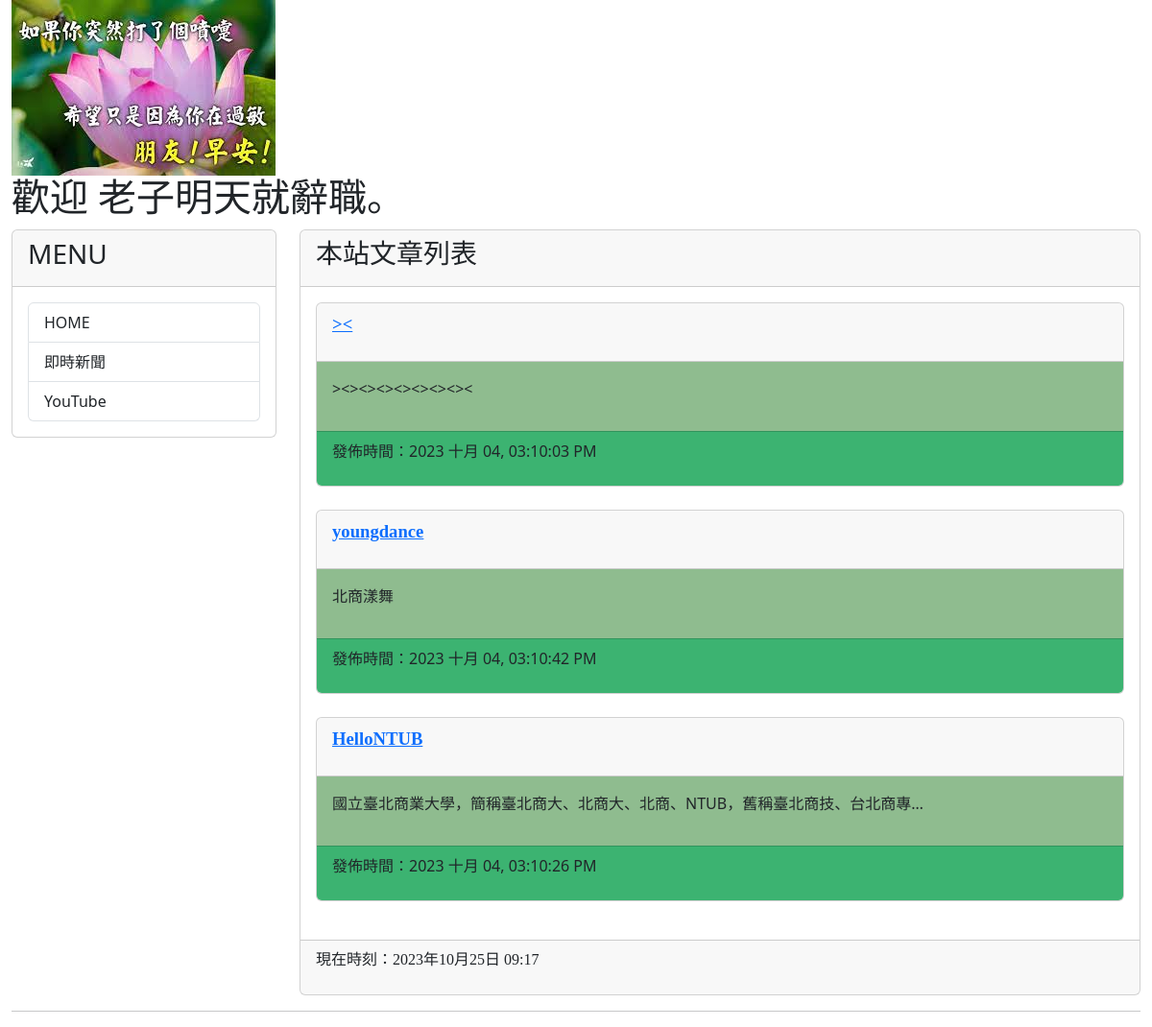
Before: / with the older database file.
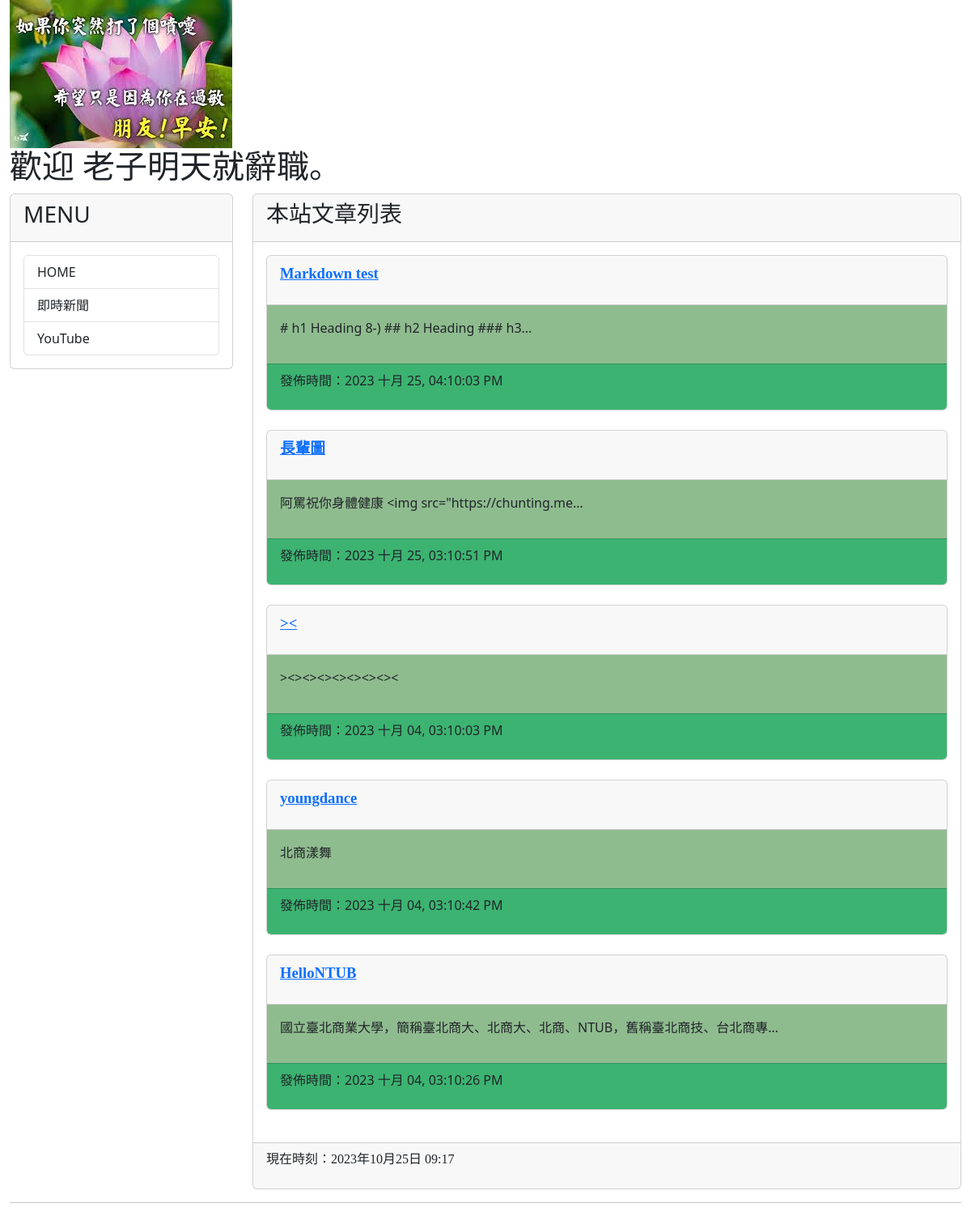
After: the same page with the newer database file.
### mysite/models.py (models this page shows, shortened)
class Post(models.Model):
    title = models.CharField(max_length=200)
    slug = models.CharField(max_length=200)
    body = models.TextField()
    pub_date = models.DateTimeField(auto_now_add=True)
    class Meta:
        ordering = ('-pub_date', )

### mysite/views.py (the view)
# urls.py: path('',mv.homepage, name = 'homepage'),
def homepage(request):
    posts = Post.objects.all()
    now = datetime.now()
    return render(request,'index.html',locals())

### templates/index.html (shortened to what this page needs)
{% extends "base2.html" %}
{% block headmessage %}<h3 style='font-family:標楷體;'>本站文章列表</a> {%endblock headmessage%}
{% block content%}
{% for post in posts %}
<div class='card'>
    <div class='card-header'>
        <p style='font-family:微軟正黑體;font-size:14pt;font-weight:bold;'>
            <a href='/post/{{post.slug}}'>{{ post.title }}</a>
        </p>
    </div>
    <div class='card-body' style='background-color:#8fbc8f'>
        <p>
           {{ post.body | truncatechars:40 }}
        </p>
    </div>
    <div class='card-footer'  style='background-color:#3cb371'>
        <p>
            發佈時間：{{ post.pub_date | date:"Y M d, h:m:s A"}}
        </p>
    </div>
</div>
<br>
{% endfor %}
{% endblock content %}

Changed rows visible on the page:
added Post: title "Markdown test", body "# h1 Heading 8-) ## h2 Heading ### h3…", pub_date "2023 十月 25, 04:10:03 PM"
added Post: title "長輩圖", body "阿罵祝你身體健康 <img src=\"https://chunting.me…", pub_date "2023 十月 25, 03:10:51 PM"
